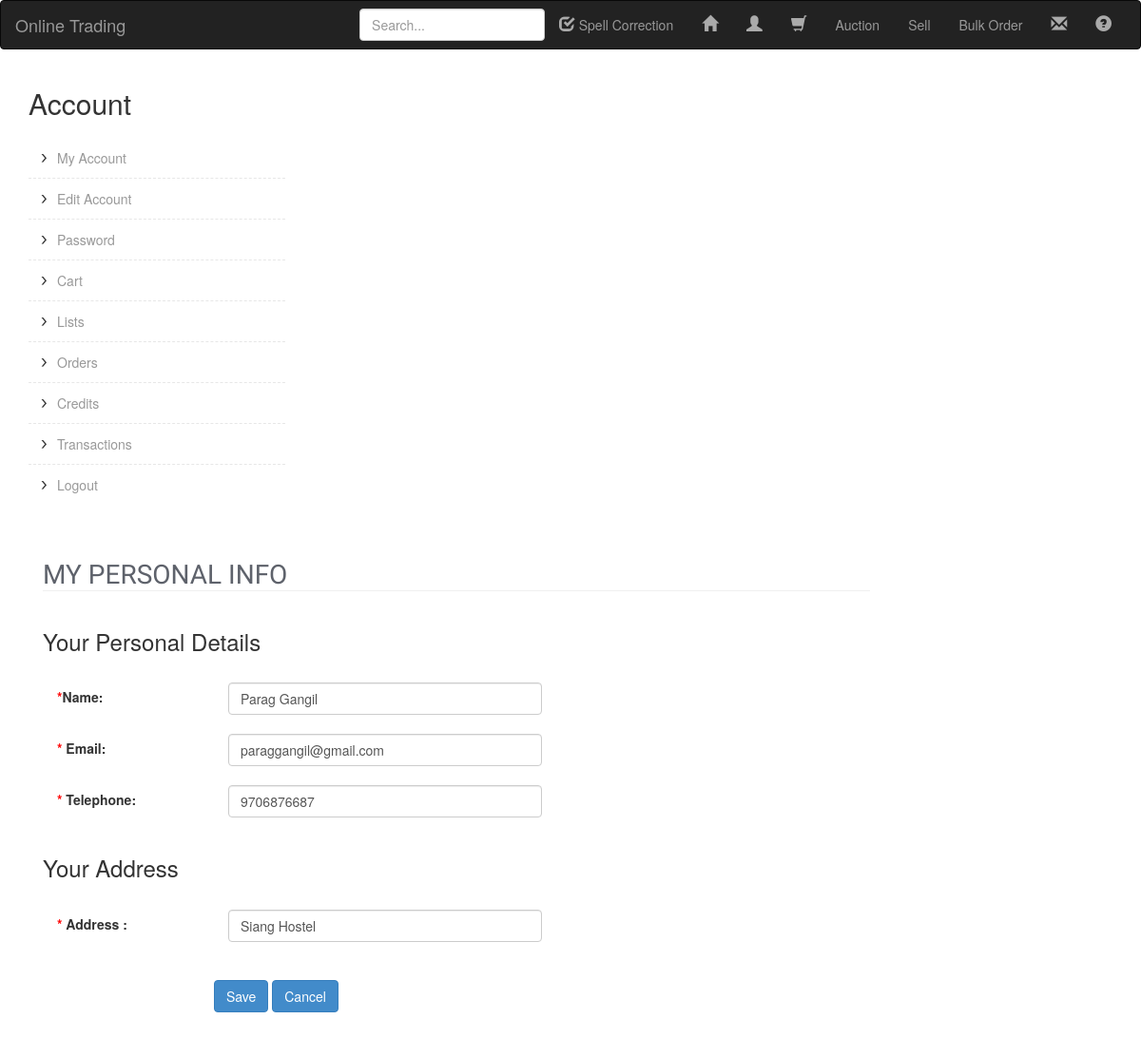
Page /files/Profile/edit_info.php (signed in) on the committed database.
### tables this page shows
CREATE TABLE IF NOT EXISTS `user` (
  `user_nm` varchar(100) NOT NULL,
  `pass` varchar(500) NOT NULL,
  `credit` int(11) NOT NULL,
  `address` varchar(200) NOT NULL,
  `phone` bigint(20) NOT NULL,
  `email` varchar(100) NOT NULL,
  `name` text,
  PRIMARY KEY (`user_nm`)
);

### files/class.MySQL.php (called while the page is built, shortened)
<?php
class MySQL {
	var $result;
	var $records;
	var $arrayedResult;
	var $hostname;
	var $username;
	var $password;
	var $database;
	var $databaseLink;
	function __construct(){
		$this->database = constant("DBNAME");
		$this->username = constant("USERNAME");
		$this->password = constant("PASS");
		$this->hostname = constant("DB_HOST");
	}
	private function Connect($persistant = false){
		if($persistant){
			$this->databaseLink = mysqli_connect('p:'.$this->hostname, $this->username, $this->password);
		}else{
			$this->databaseLink = mysqli_connect($this->hostname, $this->username, $this->password);
		}
		return true;
	}
	private function UseDB(){
		if(!mysqli_select_db($this->databaseLink,$this->database)){
			$this->lastError = 'Cannot select database: ' . mysqli_error($this->databaseLink);
			return false;
		}else{
			return true;
		}
	}
	function ExecuteSQL($query){
		if($this->result 	= mysqli_query($this->databaseLink,$query)){
			$this->records 	= @mysqli_num_rows($this->result);
			if($this->records > 0){
                         return $this->arrayedResult;
                        }else{
                         return true;
                        }
		}else{
			$this->records=-1;
			$this->lastError = mysqli_error($this->databaseLink);
			return false;
		}
	}
	function ArrayResult(){
		$this->arrayedResult=array();
		$this->arrayedResult[] = mysqli_fetch_assoc($this->result) or die (mysqli_error($this->databaseLink));
		return $this->arrayedResult;
	}
	function ArrayResults(){
		if($this->records == 1){
			return $this->ArrayResult();
		}
		$this->arrayedResult = array();
		return $this->arrayedResult;
	}
}
?>

### files/Profile/edit_info.php (the view, shortened to what this page needs)
<!DOCTYPE html>
<html lang="en">
<head>
<link href="../../css/bootstrap-responsive.css" rel="stylesheet">
<link href="../../css/style.css" rel="stylesheet">
<link href="../../css/flexslider.css" type="text/css" media="screen" rel="stylesheet"  />
<link href="../../css/jquery.fancybox.css" rel="stylesheet">
<link href="../../css/cloud-zoom.css" rel="stylesheet">
<link rel="stylesheet" href="../../css/bootstrap/css/bootstrap.css"  type="text/css"/>
<link rel="stylesheet" type="text/css" href="../../css/smoothness/jquery-ui.css">
<?php
    include_once '../class.MySQL.php';
  $object=new MYSQL();
      $row=$object->ExecuteSQL("SELECT * from user where user_nm='".$_SESSION['user_nm']."'");
      if($row!="true")
        {
   $a=$row[0]['name'];
   $c=$row[0]['phone'];
   $d=$row[0]['email'];
   $e=$row[0]['address'];
 }
?>
</head>
<body>
  <?php include 'header.php';?>
        <?php include 'sidebar.php'; ?>
<div id="maincontainer">
  <section id="product">
    <div class="container">
      <div class="row">
        <div class="span9">
          <h1 class="heading1"><span class="maintext">my personal info</span><span class="subtext"></span></h1>
          <form id="detailsform" class="form-horizontal" method="POST">
            <h3 class="heading3">Your Personal Details</h3>
            <div class="registerbox">
              <fieldset>
                <div class="control-group">
                  <label class="control-label" ><span class="red">*</span>Name:</label>
                  <div class="controls">
                    <input id="user_name" type="text" name="user_name" class="form-control-lg" value="<?php
                    echo $a; ?>">
                  </div>
                </div>
                <div class="control-group">
                  <label class="control-label" ><span class="red">*</span> Email:</label>
                  <div class="controls">
                    <input id="email" type="text" name="email" class="form-control-lg" value="<?php
                    echo $d; ?>">
                  </div>
                </div>
                <div class="control-group">
                  <label class="control-label" ><span class="red">*</span> Telephone:</label>
                  <div class="controls">
                    <input id="phone" type="text" name="phone" class="form-control-lg" value="<?php
                    echo $c; ?>">
                  </div>
                </div>
              </fieldset>
            </div>
            <h3 class="heading3">Your Address</h3>
            <div class="registerbox">
              <fieldset>
                <div class="control-group">
                  <label class="control-label" ><span class="red">*</span> Address :</label>
                  <div class="controls">
                    <input id="address" type="text" name="address" class="form-control-lg" value="<?php
                    echo $e;
                    ?>">
                  </div>
                </div>
              </fieldset>
            </div>
            <div class="controls">
              <input type="submit" class="btn btn-primary" name="submit_button" value="Save" >
              <input type="button"  onclick="location.href='myaccount.php' "class="btn btn-primary" name="cancel_button" value="Cancel" >
          </div>
          </form>
          <br>
        </div>
      </div>
    </div>
  </section>
</div>
</body>
</html>

### css/style.css (style rules this page uses)
body { font-family: 'Open Sans', sans-serif; color:#96979d; font-size:13px; margin:0px; padding:0px }
h1, h2, h3, h4, h5 { font-weight:normal }
.heading1 { margin-bottom:40px; border-bottom:1px solid #efefef; margin-top:0px ; font-size:34px }
.heading1 .maintext { font-size:28px; color:#5e626b; text-transform:uppercase; padding: 0px 14px 4px 0; font-family: 'Crete Round', serif; }
h1, h2, h3, h4, h5, h6 { line-height:normal }
.red { color:#F00 }
.footerlinks ul li a, .footerlinks ul li a:hover, .thumbnail .shortlinks a, .thumbnail .shortlinks a:hover, .flex-control-paging li a, .flex-control-paging li a:hover, ul.categorymenu > li > a, ul.categorymenu > li > a:hover, .dropdown-menu li > a, .dropdown-menu li > a:hover, ul.categorymenu > li > div > ul > li > a, ul.categorymenu > li > div > ul > li > a:hover, #topnav ul li a, #topnav ul li a:hover, .thumbnail a.productcart, .thumbnail a:hover.productcart, input, input:focus, select, select:focus, textarea, textarea:focus { -moz-transition: all .2s ease; -webkit-transition: all .2s ease; -o-transition: all .2s ease }
#product { margin-bottom:20px }
.registerbox { padding:20px 15px 0 15px; margin-bottom:20px }
input.search-query, .btn, .label, .badge, .nav-pills > li > a { -webkit-border-radius: 0px; -moz-border-radius: 0px; border-radius: 0px; }
.btn { padding: 6px 12px; }

### rows in the picture
user: user_name "Parag Gangil", email "paraggangil@gmail.com", phone "9706876687", address "Siang Hostel"
